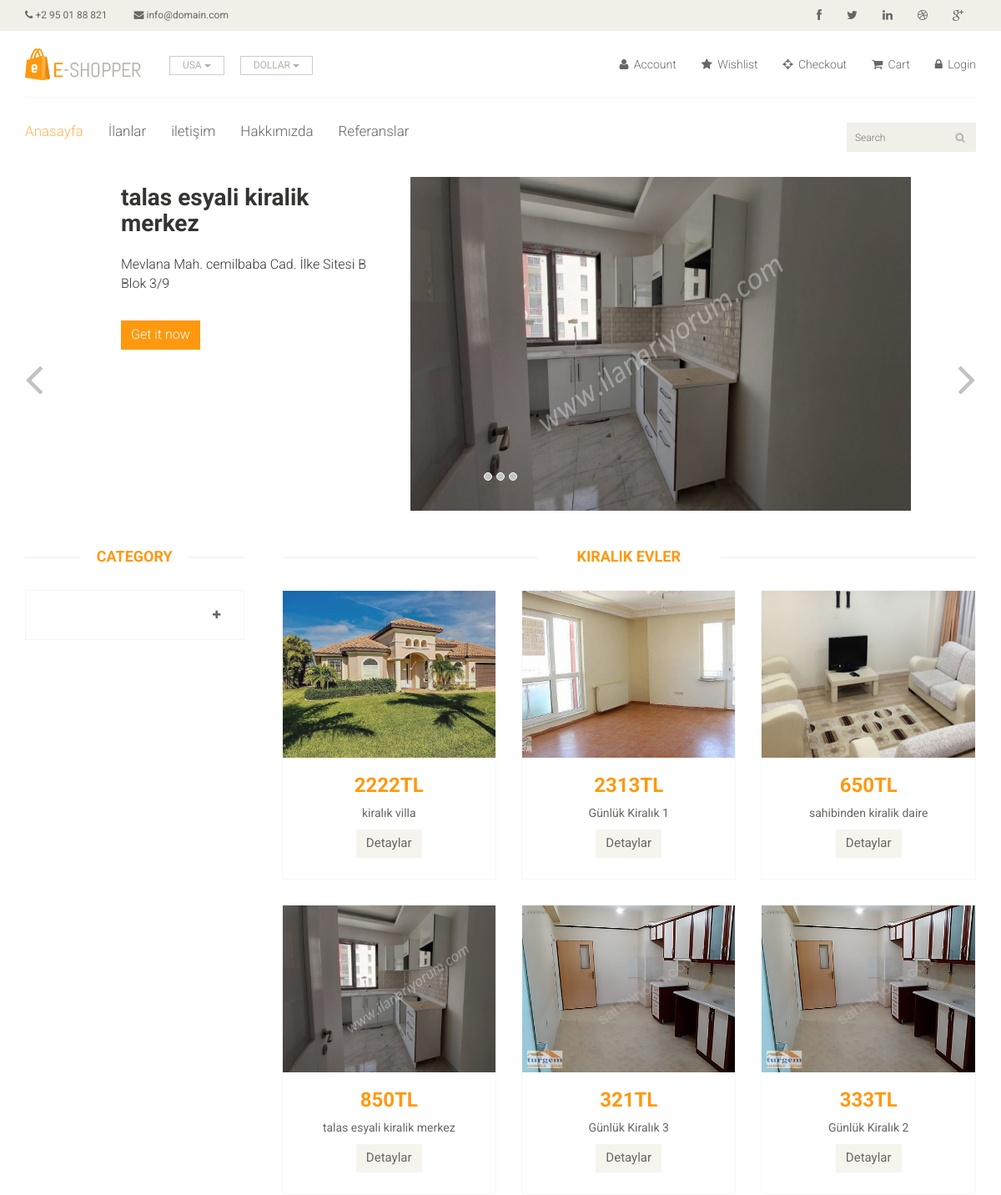
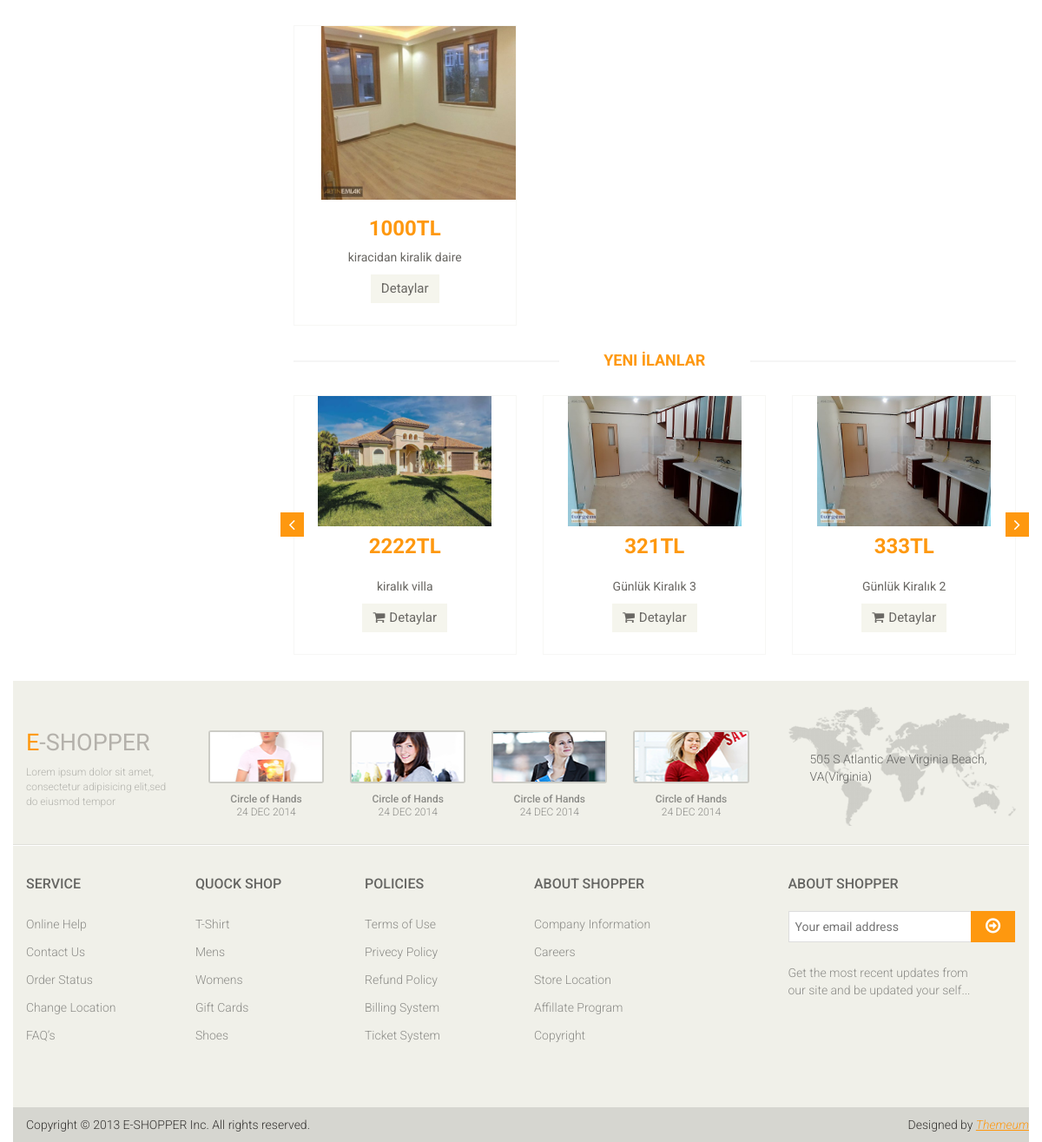
The page / on the database its author committed (2 pictures, top to bottom).
### house/models.py (models this page shows, shortened)
class House(models.Model):
    STATUS = (
        ('True', 'Evet'),
        ('False', 'Hayır'),
    )
    BALCONY = (
        ('Existent', 'Var'),
        ('Absent', 'Yok'),
    )
    HEATING = (
        ('Yok', 'Yok'),
        ('Soba', 'Soba'),
        ('Kombi', 'Kombi'),
        ('Merkezi', 'Merkezi'),
    )
    STUFF = (
        ('True', 'Evet'),
        ('False', 'Hayır'),
    )
    ROOM = (
        ('1+0', '1+0'),
        ('1+1', '1+1'),
        ('2+0', '2+0'),
        ('2+1', '2+1'),
        ('3+1', '3+1'),
    )
    category = models.ForeignKey(Category, on_delete=models.CASCADE)
    title = models.CharField(max_length=30, blank=True)
    keywords = models.CharField(max_length=255, blank=True)
    description = models.CharField(max_length=255, blank=True)
    image = models.ImageField(blank=True, upload_to='images/')
    address = models.TextField()
    price = models.IntegerField(blank=True)
    room = models.CharField(max_length=30, choices=ROOM, blank=True)
    balcony = models.CharField(max_length=30, choices=BALCONY, blank=True)
    heating = models.CharField(max_length=30, choices=HEATING, blank=True)
    stuff = models.CharField(max_length=30, choices=STUFF, blank=True)
    status = models.CharField(max_length=30, choices=STATUS)
    detail = RichTextUploadingField(blank=True)
    slug = models.SlugField(blank=True, max_length=255)
    parent = models.ForeignKey('self', blank=True, null=True, related_name='children', on_delete=models.CASCADE)
    create_at = models.DateTimeField(auto_now_add=True)
    update_at = models.DateTimeField(auto_now=True)
    def image_tag(self):
        if self.image:
            return mark_safe('<img src="%s" style="width: 45px; height:45px;" />' % self.image.url)
        else:
            return 'No Image Found'
    image_tag.short_description = 'Image'

### home/views.py (the view)
# urls.py: path('', views.index, name='index'),
def index(request):
    setting = Setting.objects.get(pk=1)
    sliderdata = House.objects.all()[:4]
    category = Category.objects.all()
    randhouse = House.objects.all().order_by('?')
    lasthouseFirst = House.objects.all().order_by('-id')[:3]
    lasthouseSecond = House.objects.all().order_by('-id')[3:6]
    context = {'setting': setting,
               'sliderdata': sliderdata,
               'category': category,
               'randhouse': randhouse,
               'lasthouseFirst': lasthouseFirst,
               'lasthouseSecond': lasthouseSecond,
               }
    return render(request, 'index.html', context)

### home/templates/index.html (shortened to what this page needs)
{% extends "homebase.html" %}
{% block sidebar %}
        {% include "sidebar.html" %}
{% endblock %}
{% block slider%}
        {% include "slider.html" %}
{% endblock %}
{% block body%}
            {% include "content.html" %}
{% endblock %}

### home/templates/slider.html
{% load static %}
<section id="slider">
    <div class="container">
        <div class="row">
            <div class="col-sm-12">
                <div id="slider-carousel" class="carousel slide" data-ride="carousel">
                    <ol class="carousel-indicators">
                        <li data-target="#slider-carousel" data-slide-to="0" class=""></li>
                        <li data-target="#slider-carousel" data-slide-to="1" class=""></li>
                        <li data-target="#slider-carousel" data-slide-to="2" class=""></li>
                    </ol>
                    <div class="carousel-inner">
                        {% for rs in sliderdata %}
                            <div class="item {% if forloop.first %} active{% endif %}">
                                <div class="col-sm-4">
                                    <h2>{{ rs.title }}</h2>
                                    <p>{{ rs.address}} </p>
                                    <a href="/house/{{ rs.id }}/{{ rs.slug }}"  class="btn btn-default get">Get it now</a>
                                </div>
                                <div class="col-sm-8">
                                    <img src="{{ rs.image.url }}" style="width:600px; height:400px" class="girl img-responsive" alt="">
                                </div>
                            </div>
                        {% endfor %}
                    </div>
                    <a href="#slider-carousel" class="left control-carousel hidden-xs" data-slide="prev">
                        <i class="fa fa-angle-left"></i>
                    </a>
                    <a href="#slider-carousel" class="right control-carousel hidden-xs" data-slide="next">
                        <i class="fa fa-angle-right"></i>
                    </a>
                </div>
            </div>
        </div>
    </div>
</section>

### home/templates/content.html (shortened to what this page needs)
{% load static %}
<section>
    <div class="container">
        <div class="row">
            <div class="col-sm-9 padding-right">
                <div class="features_items">
                    <h2 class="title text-center">Kiralık Evler</h2>
                    {% for rs in randhouse %}
                        <div class="col-sm-4">
                            <div class="product-image-wrapper">
                                <div class="single-products">
                                    <div class="productinfo text-center">
                                        <img src="{{ rs.image.url }}" style="width: 300px; height: 200px; align-content: center" alt="">
                                        <h2>{{ rs.price }}TL</h2>
                                        <p>{{ rs.title }}</p>
                                        <a href="/house/{{ rs.id }}/{{ rs.slug }}"
                                           class="btn btn-default add-to-cart">Detaylar</a>
                                    </div>
                                </div>
                            </div>
                        </div>
                    {% endfor %}
                </div>
                <div>
                    <h2 class="title text-center">Yeni İlanlar</h2>
                    <div id="recommended-item-carousel" class="carousel slide" data-ride="carousel">
                        <div class="carousel-inner">
                            <div class="item active">
                                {% for rs in lasthouseFirst %}
                                <div class="col-sm-4">
                                    <div class="product-image-wrapper">
                                        <div class="single-products">
                                            <div class="productinfo text-center">
                                                <img src="{{ rs.image.url }}" style="width: 200px; height: 150px; align-content: center" alt="">
                                                <h2>{{rs.price}}TL</h2>
                                                <p>{{ rs.title}}</p>
                                                <a href="/house/{{ rs.id }}/{{ rs.slug }}" class="btn btn-default add-to-cart"><i
                                                        class="fa fa-shopping-cart"></i>Detaylar</a>
                                            </div>
                                        </div>
                                    </div>
                                </div>
                                {% endfor %}
                            </div>
                        </div>
                        <a class="left recommended-item-control" href="#recommended-item-carousel" data-slide="prev">
                            <i class="fa fa-angle-left"></i>
                        </a>
                        <a class="right recommended-item-control" href="#recommended-item-carousel" data-slide="next">
                            <i class="fa fa-angle-right"></i>
                        </a>
                    </div>
                </div>
            </div>
        </div>
    </div>
</section>

### home/static/css/main.css (style rules this page uses)
body { font-family: 'Roboto', sans-serif; background:; position: relative; font-weight:400px; }
a { -webkit-transition: 300ms; -moz-transition: 300ms; -o-transition: 300ms; transition: 300ms; }
h1, h2, h3, h4, h5, h6 { font-family: 'Roboto', sans-serif; }
#slider { padding-bottom: 45px; }
.carousel-indicators li { background: #C4C4BE; }
.item { padding-left: 100px; }
.girl { margin-left: 0; }
.item h2 { color: #363432; font-family: 'Roboto', sans-serif; font-size: 28px; font-weight: 700; margin-bottom: 22px; margin-top: 10px; }
.item p { color:#363432; font-size:16px; font-weight:300; font-family: 'Roboto', sans-serif; }
.get { background: #FE980F; border: 0 none; border-radius: 0; color: #FFFFFF; font-family: 'Roboto', sans-serif; font-size: 16px; font-weight: 300; margin-top: 23px; }
.control-carousel { position: absolute; top: 50%; font-size: 60px; color: #C2C2C1; }
.right { right: 0; }
.left-sidebar h2:after, h2.title:after { content: " "; position: absolute; border: 1px solid #f5f5f5; bottom:8px; left: 0; width: 100%; height: 0; z-index: -2; }
h2.title:before { content: " "; position: absolute; background: #fff; bottom: -6px; width: 220px; height: 30px; z-index: -1; left: 50%; margin-left: -110px; }
.padding-right { padding-right: 0; }
.features_items { overflow:hidden; }
h2.title { color: #FE980F; font-family: 'Roboto', sans-serif; font-size: 18px; font-weight: 700; margin: 0 15px; text-transform: uppercase; margin-bottom: 30px; position: relative; }
.product-image-wrapper { border:1px solid #F7F7F5; overflow: hidden; margin-bottom:30px; }
.single-products { position: relative; }
.productinfo h2 { color: #FE980F; font-family: 'Roboto', sans-serif; font-size: 24px; font-weight: 700; }
.productinfo p { font-family: 'Roboto', sans-serif; font-size: 14px; font-weight: 400; color: #696763; }
.productinfo img { width: 100%; }
.productinfo { position:relative; }
.add-to-cart { background:#F5F5ED; border: 0 none; border-radius: 0; color: #696763; font-family: 'Roboto', sans-serif; font-size: 15px; margin-bottom: 25px; }
.add-to-cart i { margin-right:5px; }
#recommended-item-carousel .carousel-inner .item { padding-left: 0; }
.recommended-item-control { position: absolute; top: 41%; }
.recommended-item-control i { background: none repeat scroll 0 0 #FE980F; color: #FFFFFF; font-size: 20px; padding: 4px 10px; }

### rows shown on the page
House: title "talas esyali kiralik merkez", address "Mevlana Mah. cemilbaba Cad. İlke Sitesi B Blok 3/9", image (picture), price "850"
House: image (picture), price "2222", title "kiralık villa"
House: image (picture), price "2313", title "Günlük Kiralık 1"
House: image (picture), price "650", title "sahibinden kiralik daire"
House: image (picture), price "321", title "Günlük Kiralık 3"
House: image (picture), price "333", title "Günlük Kiralık 2"
House: image (picture), price "1000", title "kiracidan kiralik daire"
